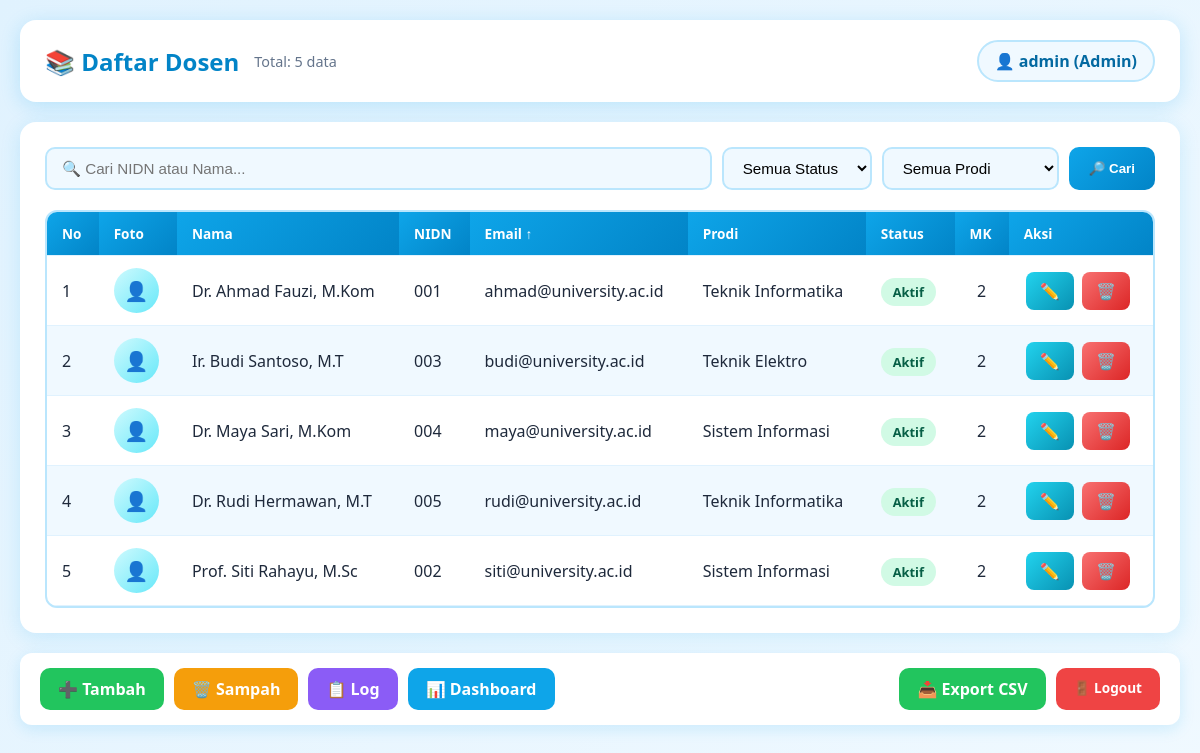
The app's page /index.php?sort=email&dir=ASC (signed in) with its own data.
### tables this page shows
CREATE TABLE IF NOT EXISTS dosen (
    id INT UNSIGNED AUTO_INCREMENT PRIMARY KEY,
    nidn CHAR(10) NOT NULL UNIQUE,
    nama VARCHAR(100) NOT NULL,
    email VARCHAR(120) NOT NULL UNIQUE,
    program_studi ENUM('Teknik Informatika','Sistem Informasi','Teknik Elektro') NOT NULL,
    foto VARCHAR(255) NULL,
    status ENUM('aktif','nonaktif') NOT NULL DEFAULT 'aktif',
    created_at TIMESTAMP NOT NULL DEFAULT CURRENT_TIMESTAMP,
    updated_at TIMESTAMP NOT NULL DEFAULT CURRENT_TIMESTAMP ON UPDATE CURRENT_TIMESTAMP,
    deleted_at TIMESTAMP NULL,
    INDEX idx_status (status),
    INDEX idx_deleted (deleted_at)
);

### src/dosenrepository.php (called while the page is built, shortened)
<?php
class DosenRepository {
    private $pdo;
    public function __construct() {
        $this->pdo = $this->get_pdo();
    }
    private function get_pdo() {
        static $pdo = null;
        if ($pdo === null) {
            $dsn = 'mysql:host=' . DB_HOST . ';dbname=' . DB_NAME . ';charset=utf8mb4';
            $pdo = new PDO($dsn, DB_USER, DB_PASS);
            $pdo->setAttribute(PDO::ATTR_ERRMODE, PDO::ERRMODE_EXCEPTION);
            $pdo->setAttribute(PDO::ATTR_EMULATE_PREPARES, false);
        }
        return $pdo;
    }
    public function all($search = '', $status = '', $progdi = '', $sort = 'nama', $dir = 'ASC', $page = 1, $per_page = 5) {
        $conds = [];
        $params = [];
        $where = $conds ? 'WHERE ' . implode(' AND ', $conds) . ' AND deleted_at IS NULL' : 'WHERE deleted_at IS NULL';
        $offset = ($page - 1) * $per_page;
        $sql = "SELECT d.*,
                (SELECT COUNT(*) FROM dosen_matakuliah WHERE dosen_id = d.id) as total_mk
                FROM dosen d $where ORDER BY $sort $dir LIMIT $per_page OFFSET $offset";
        $stmt = $this->pdo->prepare($sql);
        $stmt->execute($params);
        return $stmt->fetchAll(PDO::FETCH_ASSOC);
    }
    public function count($search = '', $status = '', $progdi = '') {
        $conds = [];
        $params = [];
        $where = $conds ? 'WHERE ' . implode(' AND ', $conds) . ' AND deleted_at IS NULL' : 'WHERE deleted_at IS NULL';
        $stmt = $this->pdo->prepare("SELECT COUNT(*) FROM dosen $where");
        $stmt->execute($params);
        return $stmt->fetchColumn();
    }
}

### src/auth.php (called while the page is built, shortened)
<?php
function h($str) {
    return htmlspecialchars($str ?? '', ENT_QUOTES, 'UTF-8');
}

### public/index.php (the view, shortened to what this page needs)
<?php
require_once __DIR__ . '/../src/Auth.php';
require_once __DIR__ . '/../src/DosenRepository.php';
$repo = new DosenRepository();
$search = trim($_GET['search'] ?? '');
$status = $_GET['status'] ?? '';
$progdi = $_GET['progdi'] ?? '';
$sort = $_GET['sort'] ?? 'nama';
$dir = strtoupper($_GET['dir'] ?? 'ASC');
$page = max(1, (int)($_GET['page'] ?? 1));
$per_page = 5;
$dosens = $repo->all($search, $status, $progdi, $sort, $dir, $page, $per_page);
$total = $repo->count($search, $status, $progdi);
function sort_url($c, $cs, $cd, $p) {
    $nd = ($cs === $c) ? ($cd === 'ASC' ? 'DESC' : 'ASC') : 'ASC';
    return '?' . http_build_query(array_merge($p, ['sort' => $c, 'dir' => $nd]));
}
?>
<!DOCTYPE html>
<html lang="id">
<head>
    <link rel="stylesheet" href="style.css">
</head>
<body>
    <div class="container">
        <header class="header-main">
            <div class="header-left">
                <h1>📚 Daftar Dosen</h1>
                <span class="total-data">Total: <?= $total ?> data</span>
            </div>
            <div class="header-right">
                <span class="user-info">👤 <?= h($_SESSION['username']) ?> (<?= h(ucfirst($_SESSION['role'])) ?>)</span>
            </div>
        </header>
        <main class="card-main">
            <form method="GET" class="search-bar">
                <input type="text" name="search" placeholder="🔍 Cari NIDN atau Nama..." value="<?= h($search) ?>">
                <select name="status">
                    <option value="">Semua Status</option>
                </select>
                <select name="progdi">
                    <option value="">Semua Prodi</option>
                </select>
                <button type="submit" class="btn-search">🔎 Cari</button>
            </form>
            <div class="table-wrap">
                <table>
                    <thead>
                        <tr>
                            <th>No</th>
                            <th>Foto</th>
                            <th><a href="<?= sort_url('nama', $sort, $dir, $_GET) ?>">Nama <?php if($sort=='nama') echo $dir=='ASC'?'↑':'↓'; ?></a></th>
                            <th><a href="<?= sort_url('nidn', $sort, $dir, $_GET) ?>">NIDN <?php if($sort=='nidn') echo $dir=='ASC'?'↑':'↓'; ?></a></th>
                            <th><a href="<?= sort_url('email', $sort, $dir, $_GET) ?>">Email <?php if($sort=='email') echo $dir=='ASC'?'↑':'↓'; ?></a></th>
                            <th><a href="<?= sort_url('program_studi', $sort, $dir, $_GET) ?>">Prodi <?php if($sort=='program_studi') echo $dir=='ASC'?'↑':'↓'; ?></a></th>
                            <th><a href="<?= sort_url('status', $sort, $dir, $_GET) ?>">Status <?php if($sort=='status') echo $dir=='ASC'?'↑':'↓'; ?></a></th>
                            <th>MK</th>
                            <th>Aksi</th>
                        </tr>
                    </thead>
                    <tbody>
                        <?php if (empty($dosens)): ?>
                        <tr><td colspan="9" class="empty">📭 Data tidak ditemukan</td></tr>
                        <?php else: ?>
                            <?php $no = ($page - 1) * $per_page + 1; ?>
                            <?php foreach ($dosens as $d): ?>
                            <tr>
                                <td><?= $no++ ?></td>
                                <td>
                                    <?php if (!empty($d['foto']) && file_exists(__DIR__ . '/../uploads/' . $d['foto'])): ?>
                                        <img src="../uploads/<?= h($d['foto']) ?>" class="foto-tabel">
                                    <?php else: ?>
                                        <div class="foto-tidak">👤</div>
                                    <?php endif; ?>
                                </td>
                                <td><?= h($d['nama']) ?></td>
                                <td><?= h($d['nidn']) ?></td>
                                <td><?= h($d['email']) ?></td>
                                <td><?= h($d['program_studi']) ?></td>
                                <td><span class="status-<?= $d['status'] ?>"><?= h(ucfirst($d['status'])) ?></span></td>
                                <td class="text-center"><?= (int)($d['total_mk'] ?? 0) ?></td>
                                <td>
                                    <a href="edit.php?id=<?= $d['id'] ?>" class="btn-action btn-edit" title="Edit">✏️</a>
                                    <?php if ($_SESSION['role'] === 'admin'): ?>
                                    <a href="delete.php?id=<?= $d['id'] ?>" class="btn-action btn-delete" title="Hapus" onclick="return confirm('Yakin hapus data ini?')">🗑️</a>
                                    <?php endif; ?>
                                </td>
                            </tr>
                            <?php endforeach; ?>
                        <?php endif; ?>
                    </tbody>
                </table>
            </div>
        </main>
        <nav class="nav-bottom">
            <div class="nav-left">
                <?php if ($_SESSION['role'] === 'admin'): ?>
                <a href="create.php" class="btn-nav btn-success">➕ Tambah</a>
                <a href="trash.php" class="btn-nav btn-warning">🗑️ Sampah</a>
                <a href="activity.php" class="btn-nav btn-purple">📋 Log</a>
                <?php endif; ?>
                <a href="dashboard.php" class="btn-nav btn-info">📊 Dashboard</a>
            </div>
            <div class="nav-right">
                <a href="export.php?<?= http_build_query($_GET) ?>" class="btn-nav btn-export">📥 Export CSV</a>
                <a href="logout.php" class="btn-nav btn-logout">🚪 Logout</a>
            </div>
        </nav>
    </div>
</body>
</html>

### public/style.css (style rules this page uses)
* { box-sizing: border-box; margin: 0; padding: 0; }
body { background: linear-gradient(135deg, #e0f2fe, #f0f9ff); font-family: 'Segoe UI', Tahoma, sans-serif; padding: 20px; color: #1e293b; min-height: 100vh; }
.container { max-width: 1200px; margin: 0 auto; }
.header-main { background: white; padding: 20px 25px; border-radius: 16px; margin-bottom: 20px; display: flex; justify-content: space-between; align-items: center; box-shadow: 0 4px 20px rgba(14,165,233,0.2); }
.header-main h1 { color: #0284c7; font-size: 1.5rem; margin: 0; }
.btn-logout { background: #64748b; color: white; padding: 6px 12px; border-radius: 8px; text-decoration: none; font-size: 0.85rem; }
.card-main { background: white; padding: 25px; border-radius: 16px; box-shadow: 0 4px 20px rgba(14,165,233,0.15); margin-bottom: 20px; }
.search-bar { display: flex; gap: 10px; margin-bottom: 20px; flex-wrap: wrap; }
.search-bar input, .search-bar select { padding: 10px 15px; border: 2px solid #bae6fd; border-radius: 10px; background: #f0f9ff; font-size: 0.95rem; }
.search-bar input { flex: 1; min-width: 150px; }
.btn-search { background: linear-gradient(135deg, #0ea5e9, #0284c7); color: white; border: none; padding: 10px 20px; border-radius: 10px; cursor: pointer; font-weight: 600; }
.table-wrap { overflow-x: auto; border-radius: 12px; border: 2px solid #bae6fd; }
table { width: 100%; border-collapse: collapse; min-width: 800px; }
th, td { padding: 12px 15px; text-align: left; border-bottom: 1px solid #e0f2fe; }
th { background: linear-gradient(135deg, #0ea5e9, #0284c7); color: white; font-weight: 600; font-size: 0.85rem; }
th a { color: white; text-decoration: none; }
tr:nth-child(even) { background: #f0f9ff; }
.text-center { text-align: center; }
.status-aktif { background: #d1fae5; color: #065f46; padding: 5px 12px; border-radius: 15px; font-weight: 600; font-size: 0.8rem; }
.btn-action { display: inline-block; padding: 8px 14px; border-radius: 8px; text-decoration: none; font-weight: 600; margin: 0 2px; }
.btn-edit { background: linear-gradient(135deg, #22d3ee, #0891b2); color: white; }
.btn-delete { background: linear-gradient(135deg, #f87171, #dc2626); color: white; }
.nav-bottom { display: flex; gap: 10px; flex-wrap: wrap; }
.btn-nav { padding: 10px 18px; border-radius: 10px; text-decoration: none; font-weight: 600; background: #0ea5e9; color: white; }
.btn-success { background: #22c55e; }
.btn-warning { background: #f59e0b; }
.foto-tidak { width: 45px; height: 45px; border-radius: 50%; background: linear-gradient(135deg, #cffafe, #67e8f9); display: flex; align-items: center; justify-content: center; font-size: 1.2rem; }
.header-left { display: flex; align-items: center; gap: 15px; }
.header-right { display: flex; align-items: center; gap: 10px; }
.total-data { color: #64748b; font-size: 0.9rem; }
.user-info { background: #f0f9ff; padding: 8px 16px; border-radius: 25px; border: 2px solid #bae6fd; font-weight: 600; color: #0369a1; }
.nav-bottom { display: flex; justify-content: space-between; background: white; padding: 15px 20px; border-radius: 12px; box-shadow: 0 4px 15px rgba(14,165,233,0.15); flex-wrap: wrap; gap: 15px; }
.nav-left, .nav-right { display: flex; gap: 10px; flex-wrap: wrap; }
.btn-nav { padding: 10px 18px; border-radius: 10px; text-decoration: none; font-weight: 600; }
.btn-success { background: #22c55e; color: white; }
.btn-warning { background: #f59e0b; color: white; }
.btn-purple { background: #8b5cf6; color: white; }
.btn-info { background: #0ea5e9; color: white; }
.btn-export { background: #22c55e; color: white; }
.btn-logout { background: #ef4444; color: white; }

### records on screen
dosen: nama "Dr. Ahmad Fauzi, M.Kom", nidn "001", email "ahmad@university.ac.id", program_studi "Teknik Informatika", status "Aktif", total_mk "2"
dosen: nama "Ir. Budi Santoso, M.T", nidn "003", email "budi@university.ac.id", program_studi "Teknik Elektro", status "Aktif", total_mk "2"
dosen: nama "Dr. Maya Sari, M.Kom", nidn "004", email "maya@university.ac.id", program_studi "Sistem Informasi", status "Aktif", total_mk "2"
dosen: nama "Dr. Rudi Hermawan, M.T", nidn "005", email "rudi@university.ac.id", program_studi "Teknik Informatika", status "Aktif", total_mk "2"
dosen: nama "Prof. Siti Rahayu, M.Sc", nidn "002", email "siti@university.ac.id", program_studi "Sistem Informasi", status "Aktif", total_mk "2"

### other values on screen
$total "5"
$_SESSION['username'] "admin"
$_SESSION['role'] "Admin"
